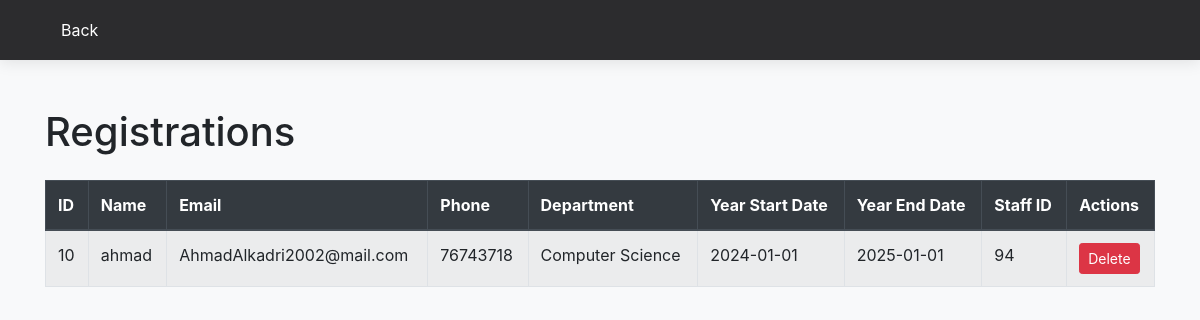
/USM_CODE/dist/Registrations.php, run on the app's committed database.
### tables this page shows
CREATE TABLE `registration` (
  `register_id` int(11) NOT NULL,
  `name` varchar(30) NOT NULL,
  `email` varchar(30) NOT NULL,
  `password` varchar(30) NOT NULL,
  `department_id` int(11) DEFAULT NULL,
  `YearID` int(11) DEFAULT NULL,
  `staffID` int(11) DEFAULT NULL,
  `phone` varchar(255) NOT NULL,
  `admin_id` int(11) DEFAULT NULL
);

CREATE TABLE `departments` (
  `dept_id` int(11) NOT NULL,
  `dept_name` varchar(40) NOT NULL
);

CREATE TABLE `academicyear` (
  `YearID` int(10) NOT NULL,
  `startdate` date DEFAULT NULL,
  `enddate` date DEFAULT NULL
);

### USM_CODE/dist/Registrations.php (the view, shortened to what this page needs)
<!DOCTYPE html>
<html lang="en">
<head>
    <link href="https://stackpath.bootstrapcdn.com/bootstrap/4.5.2/css/bootstrap.min.css" rel="stylesheet">
</head>
<body class="bg-light">
<nav class="navbar">
    <div class="container">
        <a class="nav-link" href="Staff.php">Back</a>
    </div>
</nav>
    <div class="container mt-5">
        <h1 class="mb-4">Registrations</h1>
        <div class="table-responsive">
            <table class="table table-bordered table-striped">
                <thead class="thead-dark">
                    <tr>
                        <th>ID</th>
                        <th>Name</th>
                        <th>Email</th>
                        <th>Phone</th>
                        <th>Department</th>
                        <th>Year Start Date</th>
                        <th>Year End Date</th>
                        <th>Staff ID</th>
                        <th>Actions</th>
                    </tr>
                </thead>
                <tbody id="registrationTable">
                    <?php
                    include '../dist/security.php';
                    $sql = "SELECT r.register_id, r.name, r.email, r.phone, d.dept_name, a.startdate, a.enddate, r.staffID
                            FROM registration r
                            JOIN departments d ON r.department_id = d.dept_id
                            JOIN academicyear a ON r.YearID = a.YearID";
                    $result = $con->query($sql);
                    if ($result->num_rows > 0) {
                        while($row = $result->fetch_assoc()) {
                            echo "<tr>";
                            echo "<td>{$row['register_id']}</td>";
                            echo "<td>{$row['name']}</td>";
                            echo "<td>{$row['email']}</td>";
                            echo "<td>{$row['phone']}</td>";
                            echo "<td>{$row['dept_name']}</td>";
                            echo "<td>{$row['startdate']}</td>";
                            echo "<td>{$row['enddate']}</td>";
                            echo "<td>{$row['staffID']}</td>";
                            echo "<td><button class='btn btn-danger btn-sm' onclick='deleteRegistration({$row['register_id']})'>Delete</button></td>";
                            echo "</tr>";
                        }
                    } else {
                        echo "<tr><td colspan='9' class='text-center'>No registrations found</td></tr>";
                    }
                    ?>
                </tbody>
            </table>
        </div>
    </div>
</body>
</html>

### USM_CODE/dist/Registrations.php (style rules this page uses)
.navbar { background-color: #2c2c2e; box-shadow: 0 2px 15px rgba(0, 0, 0, 0.1); padding: 10px; }
.navbar a { color: white; text-decoration: none; }

### data on the page
registration: register_id "10", name "ahmad", email "AhmadAlkadri2002@mail.com", phone "76743718", department.dept_name "Computer Science", YearID.startdate "2024-01-01", YearID.enddate "2025-01-01", staffID "94"
